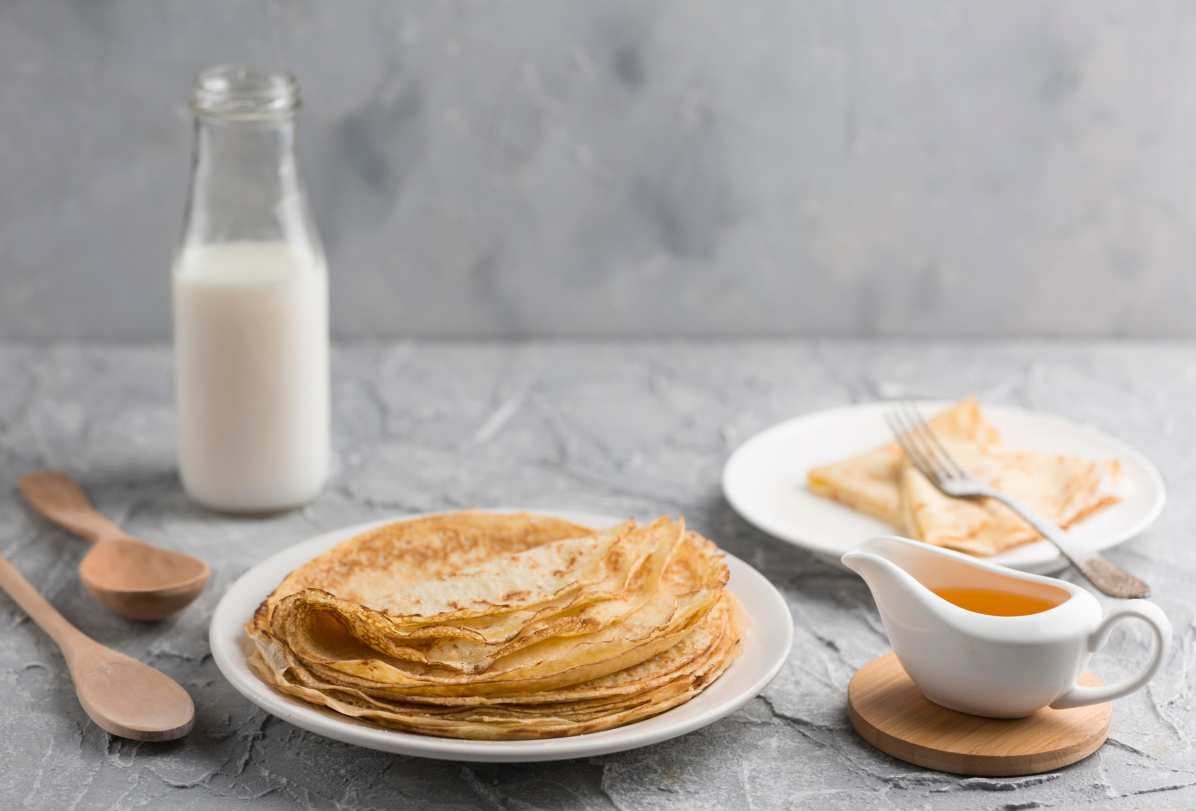
#> input picture assets/img/recetas/002-panqueques-de-harina-de-almendras.jpeg, 1196 x 811 px; its folder holds only this picture in this run
$ python normalize_images.py
#> lines starting #> are read from the running program, lines starting #| are printed output that depends on the picture
#> in process_one, im is the input picture: PIL image 1196x811 RGB; mean R, G, B 172.1, 163.7, 156.9
# -*- coding: utf-8 -*-
"""
MenúVital — Reencuadra todas las fotos de recetas a una proporción 3:2
uniforme. Las imágenes hoy son caóticas (algunas 1:3.4 verticales, otras
3:1 horizontales) y la tarjeta las corta con object-fit:cover en una franja
fija — de una foto muy vertical solo se ve una tajada del centro.

En vez de recortar siempre por el centro geométrico (que en una foto vertical
de un plato angosto puede cortar la comida), se recorta hacia la zona con
más "detalle" (más variación de bordes) a lo largo del eje que sobra, usando
la desviación estándar de un filtro de bordes como proxy de "aquí hay algo
interesante, no es solo mesa vacía".

Uso:
  python normalize_images.py --dry-run   # escribe a tools/img_staging/, no toca los originales
  python normalize_images.py --apply     # sobreescribe assets/img/recetas/ con el resultado
"""
import argparse
import os

import numpy as np
from PIL import Image, ImageFilter

ROOT = os.path.dirname(os.path.dirname(os.path.abspath(__file__)))
SRC_DIR = os.path.join(ROOT, 'assets', 'img', 'recetas')
STAGING_DIR = os.path.join(os.path.dirname(__file__), 'img_staging')

TARGET_RATIO = 3 / 2  # ancho/alto
OUT_W, OUT_H = 640, 427
QUALITY = 78


def best_crop_box(im: Image.Image):
    """Devuelve (left, top, right, bottom) del recorte 3:2 con más detalle."""
    w, h = im.size
#> w = 1196; h = 811
    cur_ratio = w / h
#> cur_ratio = 1.47

    # Ya está cerca de 3:2 -> recorte mínimo centrado, no vale la pena
    # analizar detalle para un ajuste de unos pocos píxeles.
    if abs(cur_ratio - TARGET_RATIO) < 0.03:
        target_w, target_h = w, h
#> target_w = 1196; target_h = 811
        if cur_ratio > TARGET_RATIO:
            target_w = round(h * TARGET_RATIO)
        else:
            target_h = round(w / TARGET_RATIO)
#> target_h = 797
        left = (w - target_w) // 2
#> left = 0
        top = (h - target_h) // 2
#> top = 7
        return (left, top, left + target_w, top + target_h)

    # Mapa de bordes (proxy de "detalle") en baja resolución, rápido.
    small = im.convert('L').resize((min(w, 200), min(h, int(200 * h / w))))
    edges = np.asarray(small.filter(ImageFilter.FIND_EDGES), dtype=np.float32)
    sy = edges.shape[0] / h
    sx = edges.shape[1] / w

    if cur_ratio > TARGET_RATIO:
        # Muy ancha: hay que recortar el ancho, se desliza una ventana en X.
        target_w = round(h * TARGET_RATIO)
        target_h = h
        win_w = max(1, round(target_w * sx))
        best_score, best_left = -1, (w - target_w) // 2
        for left_px in range(0, edges.shape[1] - win_w + 1, max(1, win_w // 8)):
            score = edges[:, left_px:left_px + win_w].std()
            if score > best_score:
                best_score, best_left = score, left_px
        left = min(max(0, round(best_left / sx)), w - target_w)
        return (left, 0, left + target_w, target_h)
    else:
        # Muy alta: hay que recortar el alto, se desliza una ventana en Y.
        target_w = w
        target_h = round(w / TARGET_RATIO)
        win_h = max(1, round(target_h * sy))
        best_score, best_top = -1, (h - target_h) // 2
        for top_px in range(0, edges.shape[0] - win_h + 1, max(1, win_h // 8)):
            score = edges[top_px:top_px + win_h, :].std()
            if score > best_score:
                best_score, best_top = score, top_px
        top = min(max(0, round(best_top / sy)), h - target_h)
        return (0, top, target_w, top + target_h)


def process_one(src_path, dest_path):
    with Image.open(src_path) as im:
        im = im.convert('RGB')
        box = best_crop_box(im)
#> box = (0, 7, 1196, 804)
        cropped = im.crop(box)
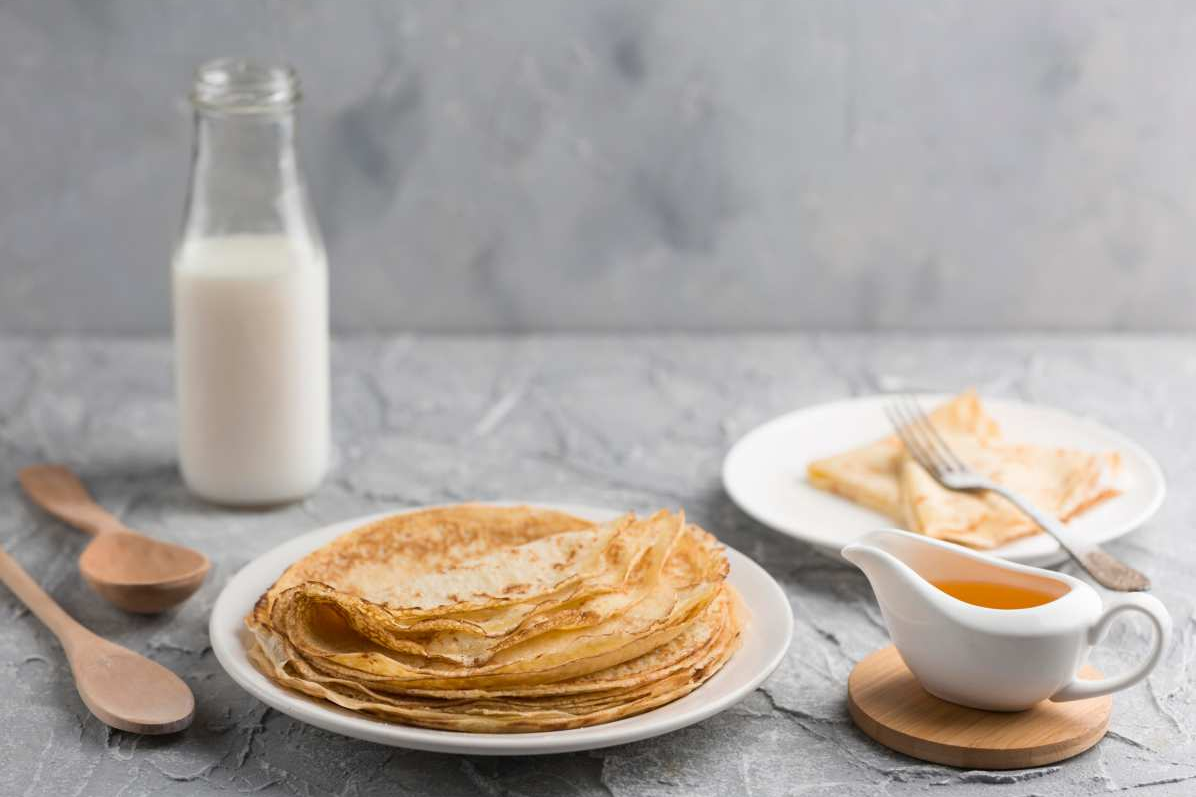
#> cropped: PIL image 1196x797 RGB; mean R, G, B 172.3, 163.8, 156.8
        out = cropped.resize((OUT_W, OUT_H), Image.LANCZOS)
        out.save(dest_path, 'JPEG', quality=QUALITY, optimize=True)


def main():
    ap = argparse.ArgumentParser()
    ap.add_argument('--apply', action='store_true', help='Sobreescribe assets/img/recetas/ de verdad')
    ap.add_argument('--limit', type=int, default=0, help='Procesa solo N archivos (para pruebas)')
    args = ap.parse_args()

    out_dir = SRC_DIR if args.apply else STAGING_DIR
    if not args.apply:
        os.makedirs(STAGING_DIR, exist_ok=True)

    files = sorted(f for f in os.listdir(SRC_DIR) if f.lower().endswith(('.jpg', '.jpeg', '.png')))
    if args.limit:
        files = files[:args.limit]

    before_total = 0
    after_total = 0
    errors = []
    for i, fname in enumerate(files):
        src = os.path.join(SRC_DIR, fname)
        dest_name = os.path.splitext(fname)[0] + '.jpg'
        dest = os.path.join(out_dir, dest_name)
        try:
            before_total += os.path.getsize(src)
            process_one(src, dest)
            after_total += os.path.getsize(dest)
        except Exception as e:
            errors.append((fname, str(e)))
        if (i + 1) % 100 == 0:
            print(f'  {i + 1}/{len(files)}...')

    print(f'\nProcesadas: {len(files) - len(errors)} / {len(files)}')
    if errors:
        print(f'Errores: {len(errors)}')
        for fn, err in errors[:10]:
            print('  ', fn, '->', err)
    if before_total:
        print(f'Peso: {before_total/1024/1024:.1f} MB -> {after_total/1024/1024:.1f} MB')
    print(f'Salida: {out_dir}')


if __name__ == '__main__':
    main()
